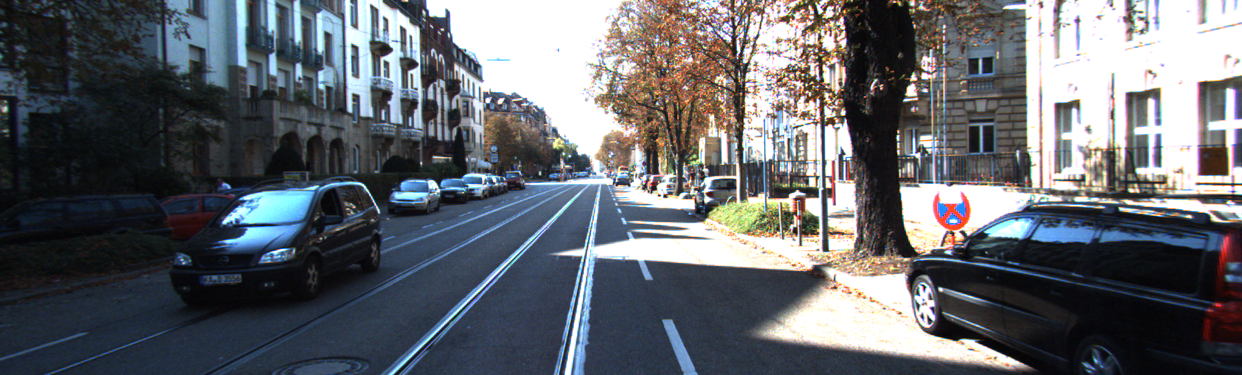
#> input picture data/image_2/000000_10.png, 1242 x 375 px, found by its file name
$ jupyter execute --allow-errors image_calib.ipynb   (shell and % lines are left out)
#> lines starting #> are read from the running program, lines starting #| are printed output that depends on the picture
[cell 1]
import numpy as np
import cv2
import matplotlib.pyplot as plt

[cell 2]
calib_txt = "/home/dexter/Personal/stereo-triangulator/data/calib/000000.txt"

#> (the rest of this cell did not finish here and is left out)

#> (a cell that did not finish here is left out)

#> (a cell that did not finish here is left out)

#> (a cell that did not finish here is left out)

#> (a cell that did not finish here is left out)

#> (a cell that did not finish here is left out)

#> (a cell that did not finish here is left out)

#> (a cell that did not finish here is left out)

#> (a cell that did not finish here is left out)

#> (a cell that did not finish here is left out)

#> (a cell that did not finish here is left out)

[cell 13]
left_image = cv2.imread("/home/dexter/Personal/stereo-triangulator/data/image_2/000000_10.png")
#> left_image is the input picture: shape (375, 1242, 3); mean B, G, R 107.6, 102.1, 98.9
right_image = cv2.imread("/home/dexter/Personal/stereo-triangulator/data/image_3/000000_10.png")
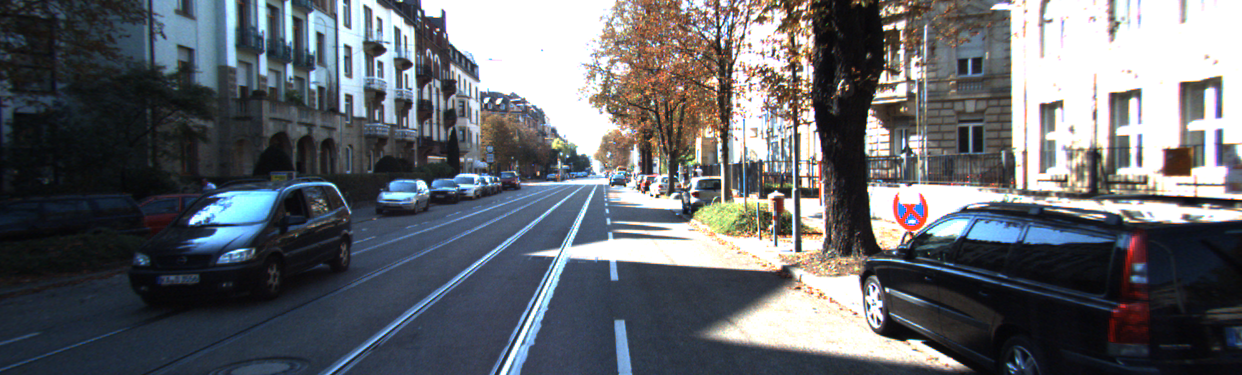
#> input picture data/image_3/000000_10.png, 1242 x 375 px, found by its file name
#> right_image is the input picture: shape (375, 1242, 3); mean B, G, R 108.5, 103.4, 100.2

[cell 14]
plt.imshow(left_image)

[cell 15]
plt.imshow(right_image)

[cell 16]
left_gray = cv2.cvtColor(left_image, cv2.COLOR_BGR2GRAY)
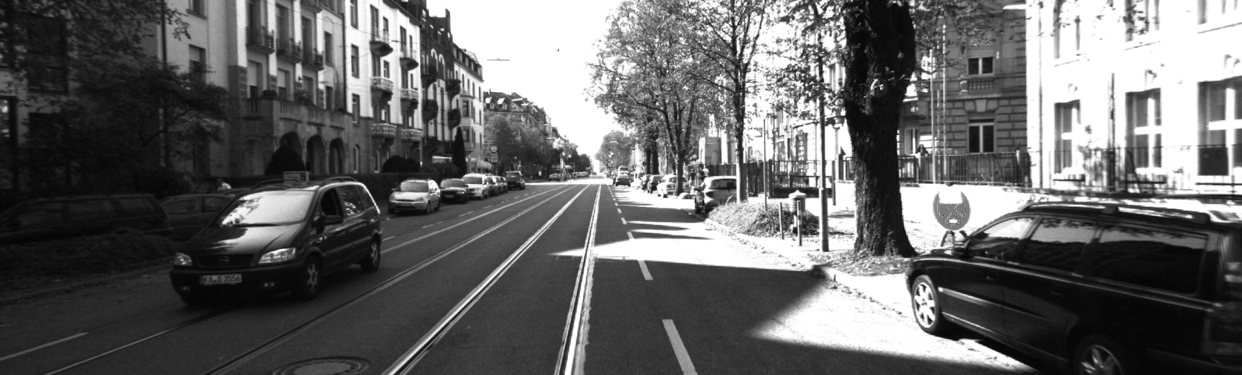
#> left_gray: shape (375, 1242); min 4, max 255, mean 101.8
right_gray = cv2.cvtColor(right_image, cv2.COLOR_BGR2GRAY)
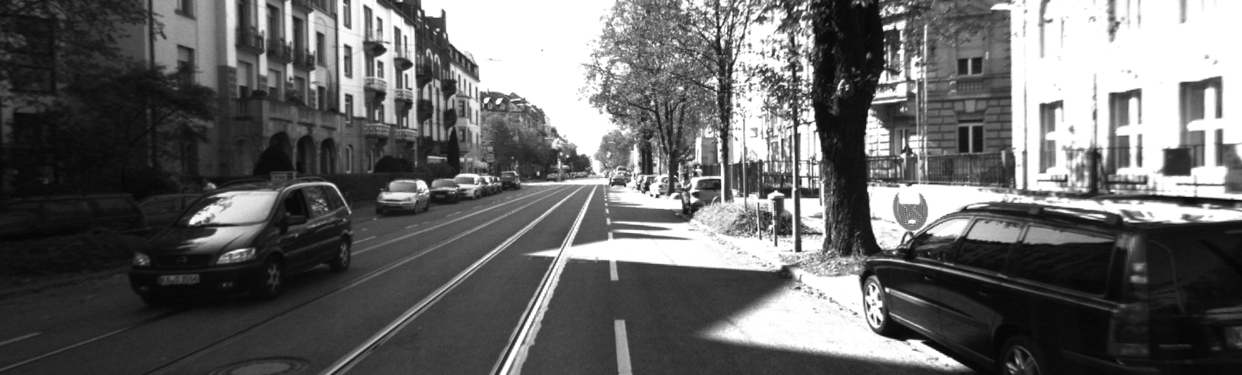
#> right_gray: shape (375, 1242); min 4, max 255, mean 103

[cell 17]
plt.imshow(left_gray)

[cell 18]
plt.imshow(right_gray)

[cell 19]
min_disp = 0
num_disp = 192
blockSize = 5

[cell 20]
def compute_disparity_sgbm(left_gray, right_gray, min_disp=0, num_disp=192, block_size=5):
#> called with min_disp = 0, num_disp = 192, block_size = 5
    matcher = cv2.StereoSGBM_create(
        minDisparity=min_disp,
        numDisparities=num_disp,
        blockSize=block_size,
        P1=8*3*block_size**2,
        P2=32*3*block_size**2,
        mode=cv2.STEREO_SGBM_MODE_SGBM_3WAY,
        uniquenessRatio=10,
        speckleWindowSize=100,
        speckleRange=2,
        disp12MaxDiff=1,
    )

    disp = matcher.compute(left_gray, right_gray).astype(np.float32) / 16.0
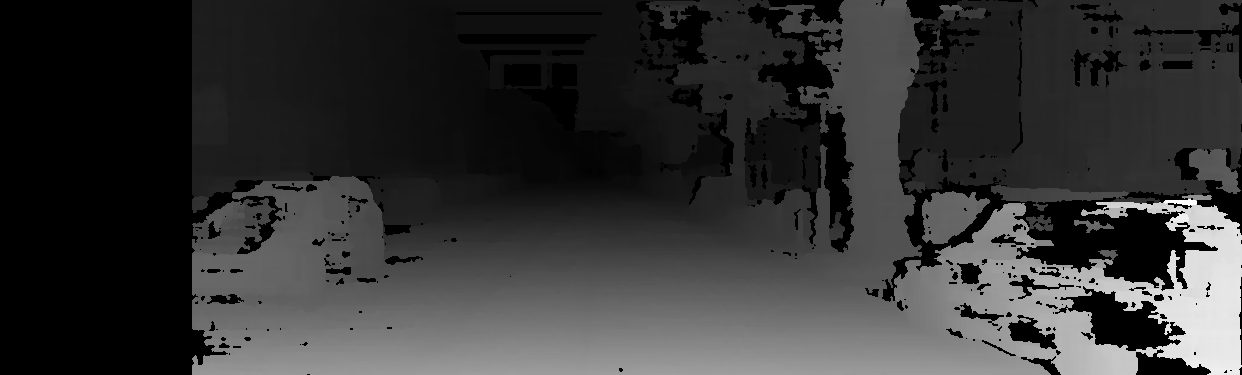
#> disp: shape (375, 1242) float32; min -1, max 105.3, mean 20.7; drawn with min black and max white
    return disp
